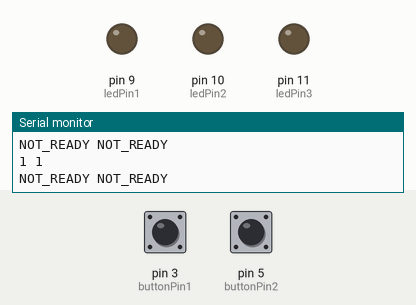
Bench run of a sketch on a simulated Arduino Uno, built with avr-gcc and run on an emulated ATmega328P. Parts: output pins drawn as LEDs (lit = HIGH), the last lines printed to the serial monitor. Inputs (shaded band) come from the test bench; at power-on: pin 3 (buttonPin1) HIGH, pin 5 (buttonPin2) HIGH. Random numbers use the default seed unless the sketch sets one.

Above: at 5.2 s.
5.3 s: pin 3 (buttonPin1) pulled LOW for 0.15 s
At 5.7 s:
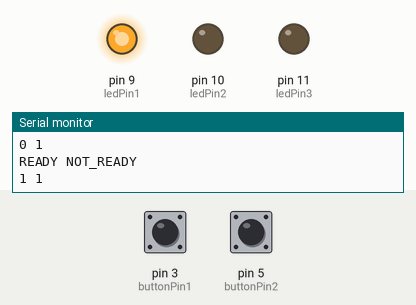
At 12.44 s:
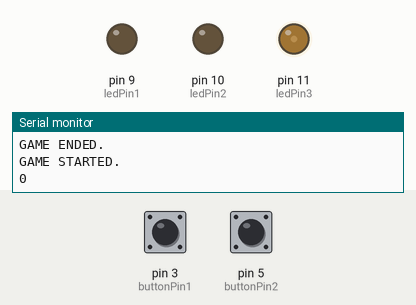
Timing chart, 0 to 16.8 s (numbered marks = the images above; inputs shaded):
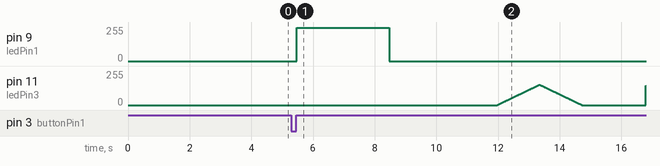

The sketch:

task2.ino
```cpp
int ledPin1 = 9;
int ledPin2 = 10;
int ledPin3 = 11;
int buttonPin1 = 3;
int buttonPin2 = 5;

void setup() {
  pinMode(ledPin1, OUTPUT);
  pinMode(ledPin2, OUTPUT);
  pinMode(ledPin3, OUTPUT);
  pinMode(buttonPin1, INPUT_PULLUP);
  pinMode(buttonPin2, INPUT_PULLUP);

  analogWrite(ledPin1, 0);
  analogWrite(ledPin2, 0);
  analogWrite(ledPin3, 0);

  Serial.begin(9600);
}

void loop() {
  startGame();
  Serial.println("End of start game");
  Serial.println("Start of button handling");
  handleEveryButton();
  delay(2000);
}

void startGame() {
  Serial.println("GAME STARTED.");
  int iteration_num = random(3, 7);
  for (int i = 0; i < 5; ++i)
  {
    int brightness = random(90, 256);
    int delay_time = random(2, 10);
    smoothGlow(ledPin3, brightness, delay_time);
    Serial.println(i);
  }
}

void smoothGlow(int pinPos, int brightness, int delay_time) {
  for (int i = 0; i < brightness; ++i) {
    analogWrite(pinPos, i);
    delay(delay_time);
  }
  for (int i = brightness; i >= 0; --i) {
    analogWrite(pinPos, i);
  	delay(delay_time);
  }
}

void showWin(int pin) {
  analogWrite(pin, 250);
  delay(3000);
  analogWrite(pin, 0);
}

void handleEveryButton() {
	bool btnReady1 = false;
	bool btnReady2 = false;
  Serial.println("Start of button check");
	while (true){
		if (digitalRead(buttonPin1) == LOW) btnReady1 = true;
		if (digitalRead(buttonPin2) == LOW) btnReady2 = true;
    Serial.print(btnReady1 ? "READY" : "NOT_READY");
    Serial.print(" ");
    Serial.println(btnReady2 ? "READY" : "NOT_READY");
    Serial.print(digitalRead(buttonPin1));
    Serial.print(" ");
    Serial.println(digitalRead(buttonPin2));
		if (digitalRead(buttonPin1) == HIGH && btnReady1) {
      showWin(ledPin1);
      Serial.println("Player 1 win");
      break;
    }
		if (digitalRead(buttonPin2) == HIGH && btnReady2) {
      showWin(ledPin2);
      Serial.println("Player 2 win");
      break;
    }
	}

  Serial.println("GAME ENDED.");
}
```

Measured:
- after the input at 5.3 s, pin 9 (ledPin1): 0/255 → 250/255 after 0.17 s, → 0/255 3.0 s later
